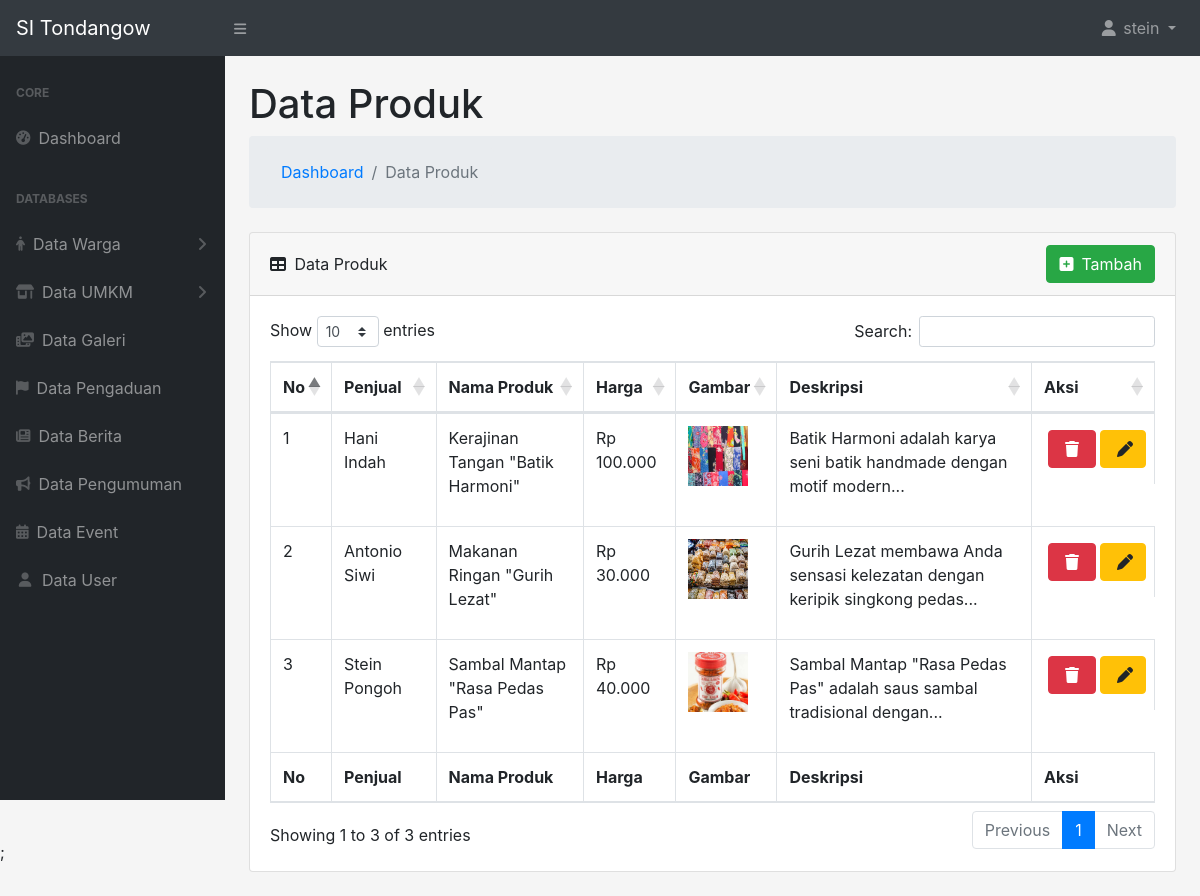
/adminSidesa/controllers/dataProduk.php (signed in), run on the app's committed database.
### tables this page shows
CREATE TABLE `produk` (
  `id_produk` int(11) NOT NULL,
  `id_penjual` int(11) NOT NULL,
  `nama_produk` varchar(255) NOT NULL,
  `harga` varchar(255) NOT NULL,
  `gambar` varchar(255) NOT NULL,
  `deskripsi` varchar(255) NOT NULL
);

CREATE TABLE `penduduk` (
  `id` int(11) NOT NULL,
  `no_kk` int(255) NOT NULL,
  `nik` varchar(255) NOT NULL,
  `nama` varchar(255) NOT NULL,
  `tanggal_lahir` date NOT NULL,
  `jenis_kelamin` varchar(255) NOT NULL,
  `agama` varchar(255) NOT NULL,
  `pekerjaan` varchar(255) NOT NULL,
  `alamat_lengkap` varchar(255) NOT NULL
);

### adminSidesa/functions/general.php (called while the page is built, shortened)
<?php
require_once 'dbconnect.php';
function query($query)
{
    global $dbconnect;
    $result = mysqli_query($dbconnect, $query);
    $rows = [];
    while ($row = mysqli_fetch_assoc($result)) {
        $rows[] = $row;
    }
    return $rows;
}
?>

### adminSidesa/controllers/dataProduk.php (the view, shortened to what this page needs)
<?php
include '../templates/header.php';
$pageName = 'Data Produk';
$queryProduk = query('SELECT DISTINCT
penduduk.nama,
penduduk.nik,
penjual.id_penjual,
penjual.nama_penjual,
penjual.no_telepon,
penjual.alamat_toko,
produk.id_produk,
produk.id_penjual,
produk.nama_produk,
produk.harga,
produk.gambar,
produk.deskripsi
FROM produk
JOIN penjual ON produk.id_penjual=penjual.id_penjual
JOIN penduduk ON penjual.nama_penjual=penduduk.id');
?>
<div id="layoutSidenav_content">
    <main>
        <div class="container-fluid">
            <h1 class="mt-4">
                <?= $pageName ?>
            </h1>
            <ol class="breadcrumb mb-4">
                <ol class="breadcrumb mb-0">
                    <li class="breadcrumb-item"><a href="../index.php">Dashboard</a></li>
                    <li class="breadcrumb-item active">
                        <?= $pageName ?>
                    </li>
                </ol>
            </ol>
            <div class="card mb-4">
                <div class="card-header">
                    <div>
                        <i class="fas fa-table mr-1 position-relative"></i>
                        <?= $pageName ?>
                    </div>
                    <a href="../models/tambahProduk.php">
                        <button type="button" class="btn btn-success">
                            <div class="sb-nav-link-icon"><i class="fa-solid fa-square-plus mr-2"></i>Tambah</div>
                        </button>
                    </a>
                </div>
                <div class="card-body">
                    <div class="table-responsive">
                        <table class="table table-bordered" id="dataTable" width="100%" cellspacing="0">
                            <thead>
                                <tr class="text-center">
                                    <th>No</th>
                                    <th>Penjual</th>
                                    <th>Nama Produk</th>
                                    <th>Harga</th>
                                    <th>Gambar</th>
                                    <th>Deskripsi</th>
                                    <th>Aksi</th>
                                </tr>
                            </thead>
                            <tfoot>
                                <tr class="text-center">
                                    <th>No</th>
                                    <th>Penjual</th>
                                    <th>Nama Produk</th>
                                    <th>Harga</th>
                                    <th>Gambar</th>
                                    <th>Deskripsi</th>
                                    <th>Aksi</th>
                                </tr>
                            </tfoot>
                            <tbody>
                                <?php $i = 1 ?>
                                <?php foreach ($queryProduk as $rows) { ?>
                                    <tr>
                                        <td>
                                            <?= $i ?>
                                        </td>
                                        <td>
                                            <?php echo $rows['nama'] ?>
                                        </td>
                                        <td>
                                            <?php echo $rows["nama_produk"] ?>
                                        </td>
                                        <td>Rp
                                            <?php echo $rows["harga"] ?>
                                        </td>
                                        <td>
                                            <img width="60px" height="60px"
                                                src="../../img/umkm/<?php echo $rows['gambar'] ?>" alt="">
                                        </td>
                                        <?php
                                        $deskripsiParagraf = explode(" ", $rows['deskripsi']);
                                        $jumlahKataTampil = 10;
                                        if (count($deskripsiParagraf) > $jumlahKataTampil) {
                                            $deskripsiSingkat = implode(" ", array_slice($deskripsiParagraf, 0, $jumlahKataTampil));
                                            echo '<div class="text-truncate"><td>' . $deskripsiSingkat . '...</td></div>';
                                        } else {
                                            echo '<div class="text-truncate"><td>' . $rows['deskripsi'] . '</td></div>';
                                        }
                                        ?>
                                        <td class="flex-row pr-2 align-items-center justify-content-center"
                                            style="display: flex;">
                                            <a href="javascript:void(0);" data-toggle="modal"
                                                data-target="#hapusModal<?= $rows['id_produk'] ?>"
                                                data-id="<?= $rows['id_produk'] ?>">
                                                <button type="button" class="btn btn-danger m-1">
                                                    <div class="sb-nav-link-icon mr-1 ml-1 mb-0 mt-0"><i
                                                            class="fa-solid fa-trash"></i></div>
                                                </button>
                                            </a>
                                            <a href="../models/ubahProduk.php?id=<?= $rows['id_produk']; ?>">
                                                <button type="button" class="btn btn-warning">
                                                    <div class="sb-nav-link-icon mr-0 ml-1 mb-0 mt-0"><i
                                                            class="fa-solid fa-pen"></i></div>
                                                </button>
                                            </a>
                                        </td>
                                    </tr>
                                    <?php $i++ ?>
                                <?php } ?>
                            </tbody>
                        </table>
                    </div>
                </div>
            </div>
        </div>
    </main>
</div>
</div>
<?php include '../templates/footer.php' ?>;

### data on the page
produk: penduduk.nama "Hani Indah", nama_produk "Kerajinan Tangan \"Batik Harmoni\"", harga "100.000", gambar (picture), deskripsiSingkat "Batik Harmoni adalah karya seni batik handmade dengan motif modern"
produk: penduduk.nama "Antonio Siwi", nama_produk "Makanan Ringan \"Gurih Lezat\"", harga "30.000", gambar (picture), deskripsiSingkat "Gurih Lezat membawa Anda sensasi kelezatan dengan keripik singkong pedas"
produk: penduduk.nama "Stein Pongoh", nama_produk "Sambal Mantap \"Rasa Pedas Pas\"", harga "40.000", gambar (picture), deskripsiSingkat "Sambal Mantap \"Rasa Pedas Pas\" adalah saus sambal tradisional dengan"

### other printed values
$_SESSION['username'] "stein"
$pageName "Data Produk"
